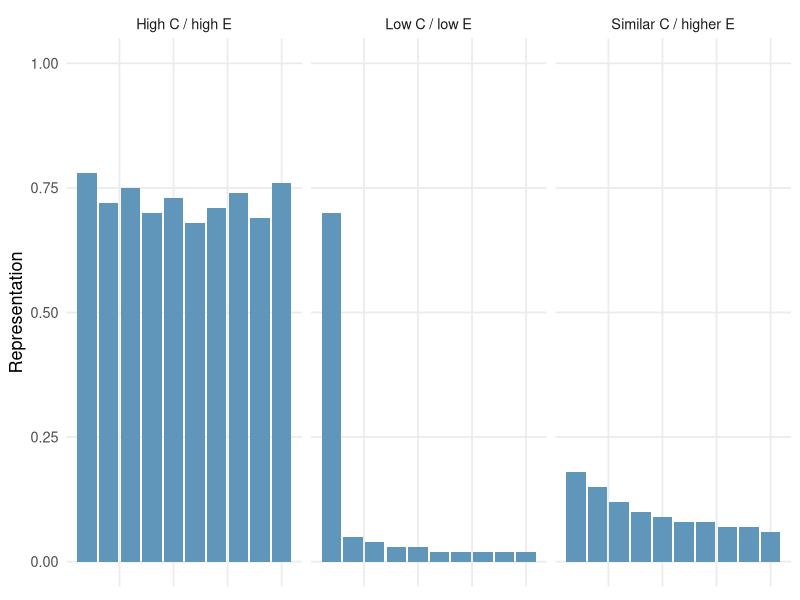
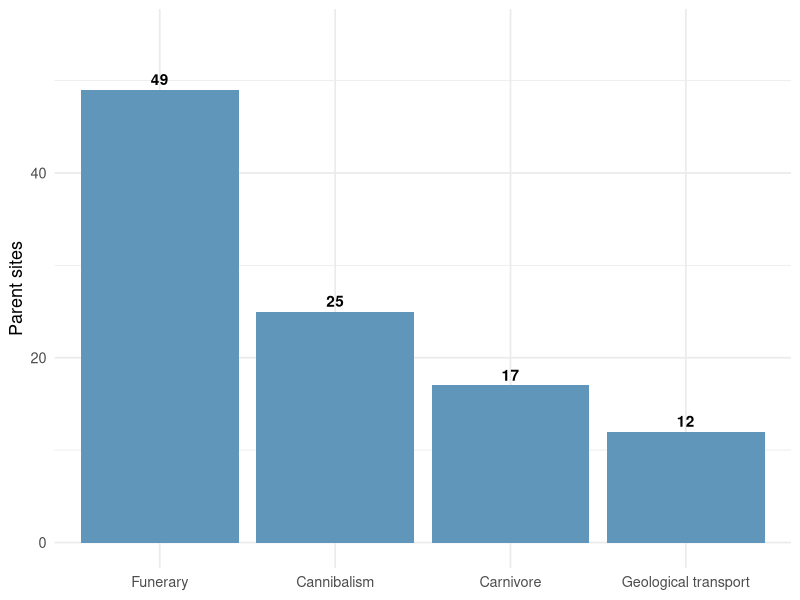
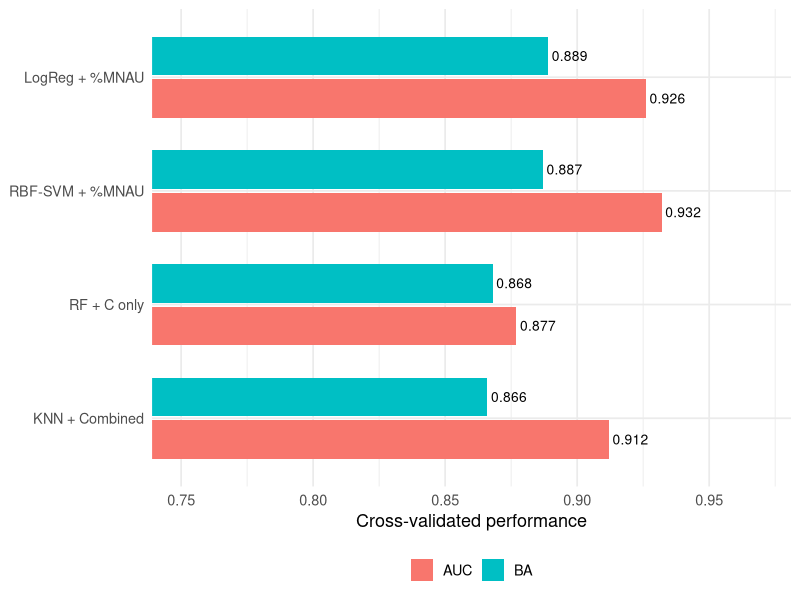
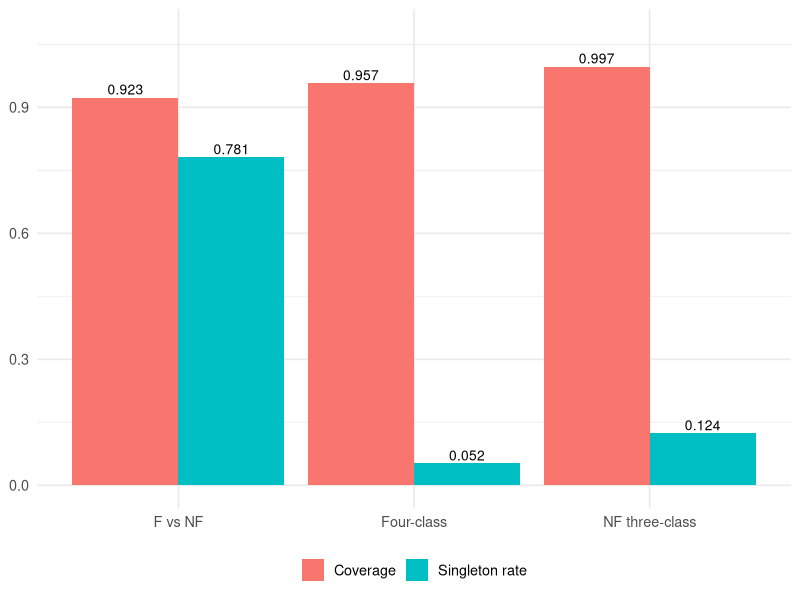
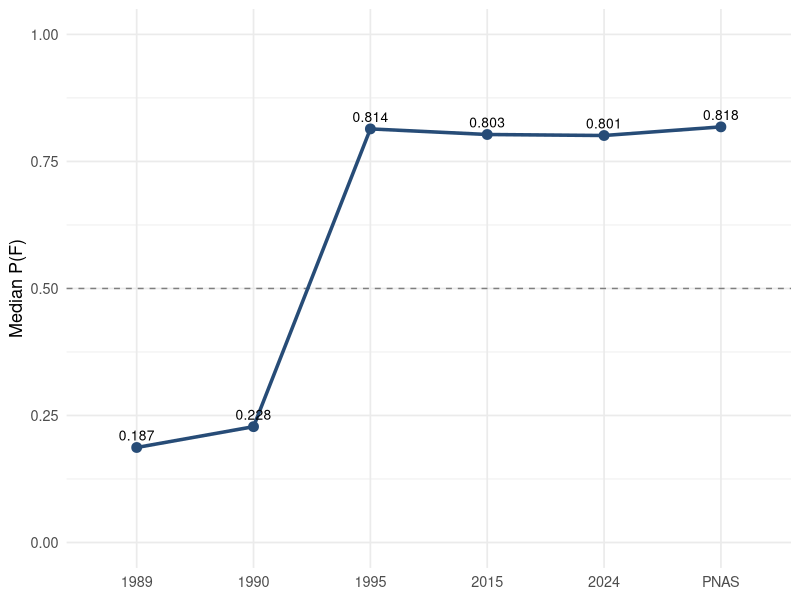

Write R code to recreate these figures, in order.
## ---- chunk 1
#| label: setup
#| include: false
library(ggplot2)
library(dplyr)
theme_set(theme_minimal(base_size = 13))
## ---- chunk 2
#| label: fig-abundance-evenness
#| fig-width: 10
#| fig-height: 3.3
#| out-width: "95%"
profiles <- data.frame(
  part = rep(1:10, 3),
  value = c(.70,.05,.04,.03,.03,.02,.02,.02,.02,.02,
            .18,.15,.12,.10,.09,.08,.08,.07,.07,.06,
            .78,.72,.75,.70,.73,.68,.71,.74,.69,.76),
  profile = rep(c("Low C / low E", "Similar C / higher E", "High C / high E"), each = 10)
)
ggplot(profiles, aes(part, value)) +
  geom_col(fill = "#6096BA") +
  facet_wrap(~profile, nrow = 1) +
  coord_cartesian(ylim = c(0, 1)) +
  labs(x = NULL, y = "Representation") +
  theme(axis.text.x = element_blank(), panel.grid.minor = element_blank())
## ---- chunk 3
#| label: fig-dataset
#| fig-width: 8
#| fig-height: 4.5
#| out-width: "78%"
ref_counts <- data.frame(
  context = factor(c("Funerary", "Cannibalism", "Carnivore", "Geological transport"),
                   levels = c("Funerary", "Cannibalism", "Carnivore", "Geological transport")),
  n = c(49,25,17,12)
)
ggplot(ref_counts, aes(context, n)) +
  geom_col(fill = "#6096BA") +
  geom_text(aes(label = n), vjust = -0.4, fontface = "bold") +
  coord_cartesian(ylim = c(0,55)) +
  labs(x = NULL, y = "Parent sites")
## ---- chunk 4
#| label: fig-performance
#| fig-width: 9
#| fig-height: 4.8
#| out-width: "88%"
perf <- data.frame(
  model = factor(c("LogReg + %MNAU", "RBF-SVM + %MNAU", "RF + C only", "KNN + Combined"),
                 levels = rev(c("LogReg + %MNAU", "RBF-SVM + %MNAU", "RF + C only", "KNN + Combined"))),
  BA = c(.889,.887,.868,.866),
  AUC = c(.926,.932,.877,.912)
) |> tidyr::pivot_longer(c(BA,AUC), names_to="metric", values_to="score")
ggplot(perf, aes(score, model, fill = metric)) +
  geom_col(position = position_dodge(width=.75), width=.68) +
  geom_text(aes(label=sprintf("%.3f",score)), position=position_dodge(width=.75), hjust=-.1, size=3.5) +
  coord_cartesian(xlim=c(.75,.97)) +
  labs(x="Cross-validated performance", y=NULL, fill=NULL) +
  theme(legend.position="bottom")
## ---- chunk 5
#| label: fig-conformal
#| fig-width: 8.5
#| fig-height: 4.5
#| out-width: "82%"
conf <- data.frame(
  task = rep(c("F vs NF","Four-class","NF three-class"), 2),
  metric = rep(c("Coverage","Singleton rate"), each=3),
  value = c(.923,.957,.997,.781,.052,.124)
)
ggplot(conf, aes(task, value, fill=metric)) +
  geom_col(position="dodge") +
  geom_text(aes(label=sprintf("%.3f",value)), position=position_dodge(width=.9), vjust=-.3, size=3.5) +
  coord_cartesian(ylim=c(0,1.08)) +
  labs(x=NULL,y=NULL,fill=NULL) +
  theme(legend.position="bottom")
## ---- chunk 6
#| label: fig-sima
#| fig-width: 9
#| fig-height: 4.8
#| out-width: "88%"
sima <- data.frame(
  series = factor(c("1989","1990","1995","2015","2024","PNAS"), levels=c("1989","1990","1995","2015","2024","PNAS")),
  pF = c(.187,.228,.814,.803,.801,.818)
)
ggplot(sima, aes(series,pF,group=1)) +
  geom_hline(yintercept=.5, linetype=2, colour="grey50") +
  geom_line(linewidth=1.2, colour="#274C77") +
  geom_point(size=3, colour="#274C77") +
  geom_text(aes(label=sprintf("%.3f",pF)), vjust=-.7, size=3.5) +
  coord_cartesian(ylim=c(0,1)) +
  labs(x=NULL,y="Median P(F)")
